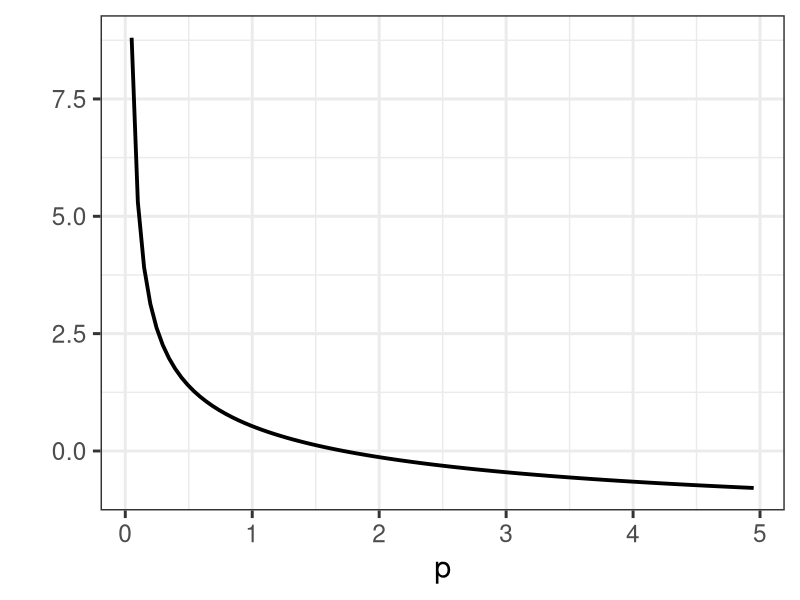
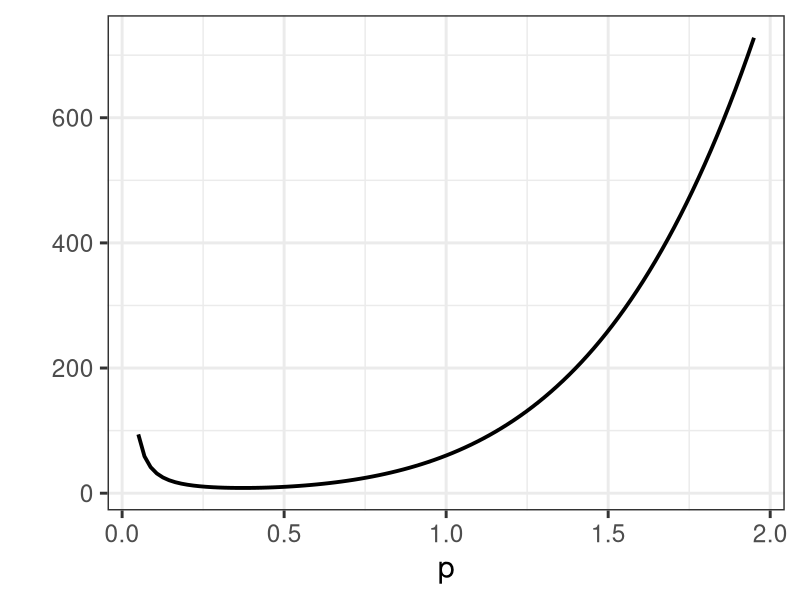

Recreate these plots in R, in order.
## Code used to build figure 2
#skewness

Mskew<-function(p){
a1<-(p/(p+3))^(3/2)-3*p^3/(((p+1)*(p+2))^(3/2))+2*(p/(p+1))^(9/2)
b1<- ((p/(p+2))^(3/2)-(p/(p+1))^3)^(3/2)                           
return(a1/b1)
}
x<-seq(0.05,5,0.1)
df<-data.frame(x)
library(ggplot2)
ggplot(df,aes(x))+
  stat_function(fun=function(x) Mskew(x),size=1.3)+
  labs(x="p",y="")+ theme_bw(base_size = 22)


#######################################




 

Mkurt<-function(p){
  a2<-(p/(p+4))^(3/2)-4*p^3/(((p+1)*(p+3))^(3/2))+6*p^(9/2)/(((p+1)*(p+2))^(3/2))-3*((p/(p+1))^6)
  b2<- ((p/(p+2))^(3/2)-(p/(p+1))^3)^(2)                          
  return(a2/b2)
}

x<-seq(0.05,2,0.1)
df<-data.frame(x)

ggplot(df,aes(x))+
  stat_function(fun=function(x) Mkurt(x),size=1.3)+
  labs(x="p",y="")+ theme_bw(base_size = 22)
